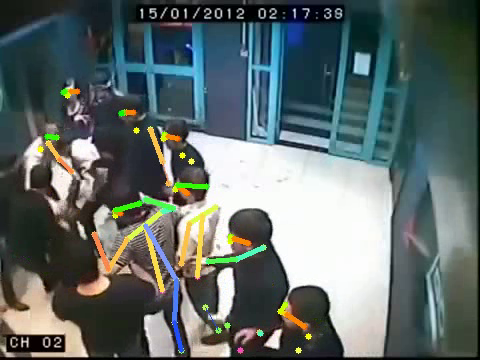
#> input picture frame 7 of src/notebooks/AlphaPose_fi004.mp4, 480 x 360 px, given in place of fi003.mp4, which was not available
$ jupyter execute --allow-errors find_the_fight_prototype_final_training.ipynb   (shell and % lines are left out)   (older library calls are emulated)   (text cells are left out)
#> lines starting #> are read from the running program, lines starting #| are printed output that depends on the picture
[cell 1]
EPOCHS = 10
BATCH_SIZE = 8
IMG_SHAPE = (299,299)
MAX_FRAMES = 10
# Datasets PATH
DATASETS_PATH = {
  "VIOLENCE_DETECTION_DATASET_PATH": "/content/drive/MyDrive/GraduationProject/new_datasets/dataset-for-automatic-violence-detection-in-videos",
  "SURVEILLANCE_DATASET_PATH": "/content/drive/MyDrive/GraduationProject/new_datasets/fight-detection-surv-dataset",
  "PELICULAS_DATASET_PATH": "/content/drive/MyDrive/GraduationProject/new_datasets/peliculas",
  "REAL_LIFE_VIOLENCE_DATASET_PATH": "/content/drive/MyDrive/GraduationProject/new_datasets/real-life-situations-dataset",
}

[cell 2]
import os
# from constants import MAX_FRAMES, IMG_SHAPE, DATASETS_PATH
from imutils import paths
import shutil
import pandas as pd
import numpy as np
import cv2

class Preprocessing:
  def __init__(self, dataset_path: str) -> None:
#> in load_video, frame is the input picture: shape (360, 480, 3); mean B, G, R 105.1, 106.8, 95.4
    self.dataset = None
    self.test_data = None
    self.train_data = None
    self.dataset_path = DATASETS_PATH[dataset_path]
    self.output_path = f"{self.dataset_path}/data"
    self.all_videos = None

  def crop_center_square(self, frame):
    y, x = frame.shape[0:2]
#> y = 360; x = 480
    min_dim = min(y, x)
#> min_dim = 360
    start_x = (x // 2) - (min_dim // 2)
#> start_x = 60
    start_y = (y // 2) - (min_dim // 2)
#> start_y = 0
    return frame[start_y : start_y + min_dim, start_x : start_x + min_dim]

  def load_video(self, path: str, class_subpath: str):
    temp_path = f"{self.dataset_path}/{class_subpath}/{path}"
    # print(f"video_path => {temp_path}")
    cap = cv2.VideoCapture(temp_path)
    video_frames = []

    try:
      while True:
        ret, frame = cap.read()

        if not ret:
          break

        # pick the center square from frame
        frame = self.crop_center_square(frame)

        # resize the frame for model input shape
        frame = cv2.resize(frame, IMG_SHAPE)
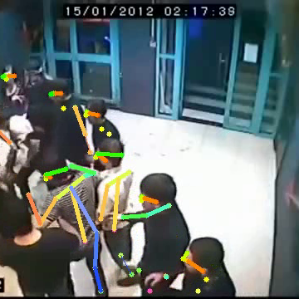
#> frame: shape (299, 299, 3); mean B, G, R 115.2, 115.2, 103.8
#| <class 'numpy.ndarray'>

        # Picking the frame in RGB format
        # frame = frame[:, :, [2, 1, 0]]

        video_frames.append(frame)

        if len(video_frames) == MAX_FRAMES:
          break
    finally:
        cap.release()

    return np.array(video_frames) #, video_frames

  # [32 lines left out: functions prepare_dataframe, move_videos, load_data, not called in this run]

[cell 3]
import copy
import numpy as np
import pandas as pd
from datetime import date
from tensorflow.keras import utils
# from preprocessing import Preprocessing
from tensorflow.keras.metrics import Recall
from tensorflow.keras.optimizers import Adam
from tensorflow.keras.models import Sequential
from sklearn.model_selection import train_test_split
# from constants import BATCH_SIZE, EPOCHS, MAX_FRAMES
from tensorflow.keras.callbacks import ModelCheckpoint
from tensorflow.keras.preprocessing.text import Tokenizer
from tensorflow.keras.applications.xception import Xception
from tensorflow.keras.layers import TimeDistributed, Flatten, Dense, Bidirectional, LSTM, Dropout, Reshape
# from livelossplot.inputs.keras import PlotLossesCallback
# from keras_attention import Attention

class HumanViolenceDetector:
  def __init__(self) -> None:
    self.model = Sequential()
    self.preprocessing = Preprocessing(dataset_path="REAL_LIFE_VIOLENCE_DATASET_PATH")
    self.preprocessing.load_data()
    self.label_vocabulary = None

  # [93 lines left out: functions prepare_and_create_xception, create, load_frames_from_videos, prepare_data, run, not called in this run]

#> (a cell that did not finish here is left out)

#> (a cell that did not finish here is left out)

#> (a cell that did not finish here is left out)

[cell 7]
import matplotlib.pyplot as plt
import numpy as np

def img_is_color(img):

    if len(img.shape) == 3:
        # Check the color channels to see if they're all the same.
        c1, c2, c3 = img[:, : , 0], img[:, :, 1], img[:, :, 2]
        if (c1 == c2).all() and (c2 == c3).all():
            return True

    return False

def show_image_list(list_images, list_titles=None, list_cmaps=None, grid=True, num_cols=2, figsize=(20, 10), title_fontsize=30):
    '''
    Shows a grid of images, where each image is a Numpy array. The images can be either
    RGB or grayscale.

    Parameters:
    ----------
    images: list
        List of the images to be displayed.
    list_titles: list or None
        Optional list of titles to be shown for each image.
    list_cmaps: list or None
        Optional list of cmap values for each image. If None, then cmap will be
        automatically inferred.
    grid: boolean
        If True, show a grid over each image
    num_cols: int
        Number of columns to show.
    figsize: tuple of width, height
        Value to be passed to pyplot.figure()
    title_fontsize: int
        Value to be passed to set_title().
    '''
#> called with grid = False, num_cols = 5, figsize = (20, 10), title_fontsize = 20

    assert isinstance(list_images, list)
    assert len(list_images) > 0
    assert isinstance(list_images[0], np.ndarray)

    if list_titles is not None:
        assert isinstance(list_titles, list)
        assert len(list_images) == len(list_titles), '%d imgs != %d titles' % (len(list_images), len(list_titles))

    if list_cmaps is not None:
        assert isinstance(list_cmaps, list)
        assert len(list_images) == len(list_cmaps), '%d imgs != %d cmaps' % (len(list_images), len(list_cmaps))

    num_images  = len(list_images)
#> num_images = 10
    num_cols    = min(num_images, num_cols)
#> num_cols = 5
    num_rows    = int(num_images / num_cols) + (1 if num_images % num_cols != 0 else 0)
#> num_rows = 2

    # Create a grid of subplots.
    fig, axes = plt.subplots(num_rows, num_cols, figsize=figsize)

    # Create list of axes for easy iteration.
    if isinstance(axes, np.ndarray):
        list_axes = list(axes.flat)
#> list_axes = 10 items
    else:
        list_axes = [axes]

    for i in range(num_images):

        img    = list_images[i]
        title  = list_titles[i] if list_titles is not None else 'Image %d' % (i)
        cmap   = list_cmaps[i] if list_cmaps is not None else (None if img_is_color(img) else 'gray')

        list_axes[i].imshow(img, cmap=cmap)
        list_axes[i].set_title(title, fontsize=title_fontsize)
        list_axes[i].grid(grid)
#> this loop made 10 passes
#> pass 1, in img_is_color, `c1, c2, c3 = img[:, : , 0], img[:, :, 1], img[:, :, 2]`:
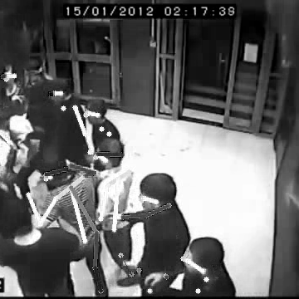
#> c3: shape (299, 299); min 0, max 255, mean 103.8
#> after the loop:
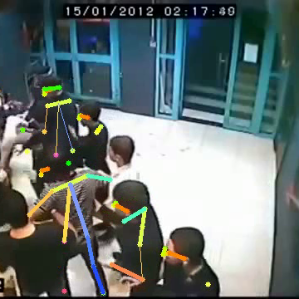
#> img: shape (299, 299, 3); mean of channels 0, 1, 2 114.3, 115.4, 103.6; drawn as B, G, R

    for i in range(num_images, len(list_axes)):
        list_axes[i].set_visible(False)
#> this loop made 0 passes

    fig.tight_layout()
    _ = plt.show()

[cell 8]
import cv2
import numpy as np

def PM_anisotropic_diffusion(image, iterations, delta, kappa):
    # Convert the input image to grayscale
#> called with iterations = 20, delta = 0.2, kappa = 0.2
    gray = cv2.cvtColor(image, cv2.COLOR_BGR2GRAY)

    # Initialize the diffusion tensor
    D = np.ones(gray.shape, dtype=np.float32)

    for i in range(iterations):
        # Compute the gradient of the grayscale image
        grad = cv2.Sobel(gray, cv2.CV_32F, 1, 1)

        # Compute the magnitude and direction of the gradient
        mag = np.abs(grad)
        direction = np.sign(grad)

        # Compute the diffusion tensor
        Dxx = cv2.Sobel(D, cv2.CV_32F, 2, 0)
        Dyy = cv2.Sobel(D, cv2.CV_32F, 0, 2)
        Dxy = cv2.Sobel(D, cv2.CV_32F, 1, 1)
        D = (1 / (1 + ((mag * kappa) / delta)**2)) * \
            (D + delta**2 * (Dxx*direction[0]**2 + 2*Dxy*direction[0]*direction[1] + Dyy*direction[1]**2))

        # Apply the diffusion tensor to the image
        gray = gray + 0.25 * D * (cv2.Laplacian(gray, cv2.CV_32F))
#> this loop made 20 passes
#> pass 1, in PM_anisotropic_diffusion, `direction = np.sign(grad)`:
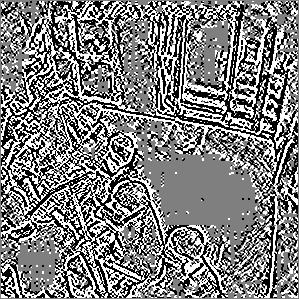
#> direction: shape (299, 299) float32; min -1, max 1, mean 0.00085; drawn with min black and max white
#> after the loop:
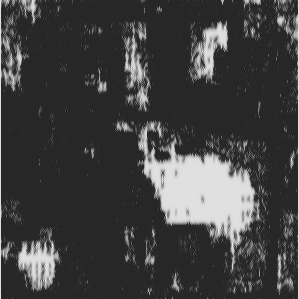
#> D: shape (299, 299) float32; min -0.213, max 1.17, mean 0.143; drawn with min black and max white
#> after the loop:
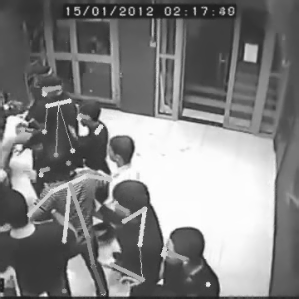
#> gray: shape (299, 299) float32; min -35.73, max 255, mean 111.7; drawn with min black and max white

    # Convert the output image back to color
    output = cv2.cvtColor(gray.astype(np.uint8), cv2.COLOR_GRAY2BGR)

    return output

[cell 9]
pp_images = Preprocessing(dataset_path="SURVEILLANCE_DATASET_PATH")
frames = pp_images.load_video(path="fi003.mp4", class_subpath="violence")
# [4 lines of commented-out code are left out]
#> (the rest of this cell did not finish here and is left out)

[cell 10]
print(type(frames))

[cell 11]
show_image_list(list_images=list(frames),
                num_cols=5,
                figsize=(20, 10),
                grid=False,
                title_fontsize=20)

[cell 12]
gray = cv2.cvtColor(frames[9], cv2.COLOR_BGR2GRAY)
blur_pm = PM_anisotropic_diffusion(frames[9], 20, 0.20, 0.2)
blur = cv2.GaussianBlur(gray, (5, 5), 0)
unsharp = cv2.addWeighted(gray, 2.0, blur, -1.0, 1)
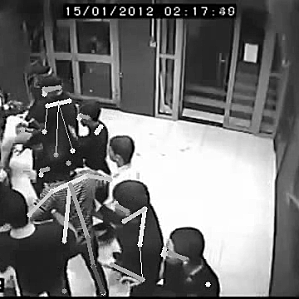
#> unsharp: shape (299, 299); min 0, max 255, mean 112.8

show_image_list(list_images=[ gray, blur_pm, blur, unsharp ],
                list_titles=['Gray', 'Malik', 'Gaussian Blur', 'Sharpened'],
                num_cols=4,
                figsize=(20, 10),
                grid=False,
                title_fontsize=20)

[cell 13]
print(os.path.exists('/content/pose_iter_584000.caffemodel'))

[cell 14]
proto_file = '/content/pose_deploy.prototxt'
model_file = '/content/pose/body_25/pose_iter_584000.caffemodel'

#> (the rest of this cell did not finish here and is left out)

[cell 15]
import cv2
import numpy as np
from google.colab.patches import cv2_imshow

# Load image
# img = cv2.imread('path/to/image.jpg')
img = frames[3]

cv2_imshow(img)
# Convert to grayscale
gray = cv2.cvtColor(img, cv2.COLOR_BGR2GRAY)

[cell 16]
# Apply Gaussian blur
blur = cv2.GaussianBlur(gray, (5, 5), 0)

# Apply unsharp masking
unsharp = cv2.addWeighted(gray, 2.0, blur, -1.0, 1)

# Display results
cv2_imshow(gray) # 'Original'
cv2_imshow(unsharp) # 'Unsharp'

[cell 17]
# Apply the Laplacian filter to the grayscale image
laplacian = cv2.Laplacian(gray, cv2.CV_64FC4)
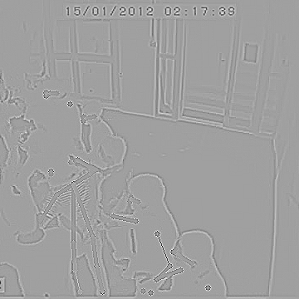
#> laplacian: shape (299, 299) float64; min -498, max 295, mean 0; drawn with min black and max white

# Convert the Laplacian result back to uint8
sharp = cv2.convertScaleAbs(laplacian)
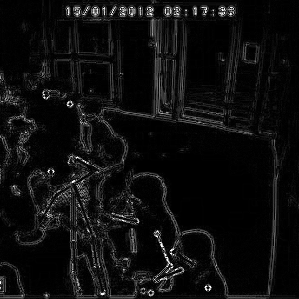
#> sharp: shape (299, 299); min 0, max 255, mean 14.3

# Display results
cv2_imshow(gray) # 'Original'
cv2_imshow(sharp) # 'Unsharp'

[cell 18]
# Apply contrast stretching
clahe = cv2.createCLAHE(clipLimit=2.0, tileGridSize=(8,8))
cl = clahe.apply(gray)

# Display the original and enhanced images
cv2_imshow(img) # 'Original'
cv2_imshow(cl) # 'Enhanced'

[cell 19]
# Blur the grayscale image
blur = cv2.GaussianBlur(gray, (5, 5), 0)

# Subtract the blurred image from the grayscale image
sharpened = cv2.addWeighted(gray, 1.5, blur, -0.5, 0)

# Display results
cv2_imshow(gray) # 'Original'
cv2_imshow(sharpened) # 'Unsharp'

[cell 20]
# Apply Non-Local Means Denoising algorithm
denoised_img = cv2.fastNlMeansDenoisingColored(img, None, 10, 10, 7, 21)
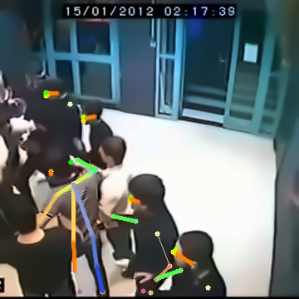
#> denoised_img: shape (299, 299, 3); mean of channels 0, 1, 2 114.6, 112.9, 102.2; drawn as B, G, R

cv2_imshow(img) # 'Original'
cv2_imshow(denoised_img) # 'Unsharp'

$ run again, starting later in the video
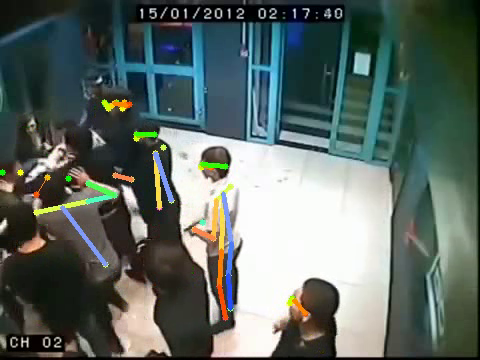
#> input picture frame 35 of src/notebooks/AlphaPose_fi004.mp4, 480 x 360 px, given in place of fi003.mp4, which was not available
#> in load_video, frame is the input picture: shape (360, 480, 3); mean B, G, R 100.2, 105.7, 93.8
#> frame: shape (299, 299, 3)
#| <class 'numpy.ndarray'>
#> num_images = 10
#> num_cols = 5
#> num_rows = 2
#> list_axes = 10 items
#> `unsharp = cv2.addWeighted(gray, 2.0, blur, -1.0, 1)`:
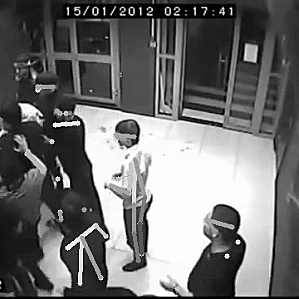
#> unsharp: shape (299, 299); min 0, max 255, mean 112
#> `denoised_img = cv2.fastNlMeansDenoisingColored(img, None, 10, 10, 7, 21)`:
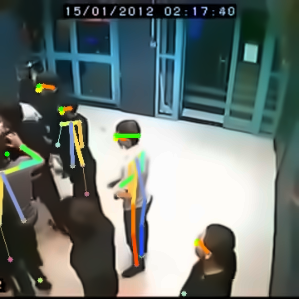
#> denoised_img: shape (299, 299, 3); mean of channels 0, 1, 2 114, 118.2, 107.2; drawn as B, G, R

$ run again, starting later in the video
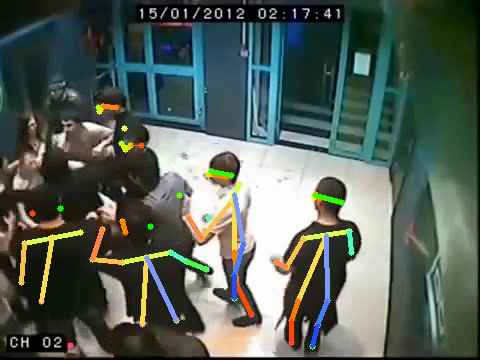
#> input picture frame 62 of src/notebooks/AlphaPose_fi004.mp4, 480 x 360 px, given in place of fi003.mp4, which was not available
#> in load_video, frame is the input picture: shape (360, 480, 3); mean B, G, R 88.2, 96.9, 85.6
#> frame: shape (299, 299, 3)
#| <class 'numpy.ndarray'>
#> num_images = 10
#> num_cols = 5
#> num_rows = 2
#> list_axes = 10 items
#> `denoised_img = cv2.fastNlMeansDenoisingColored(img, None, 10, 10, 7, 21)`:
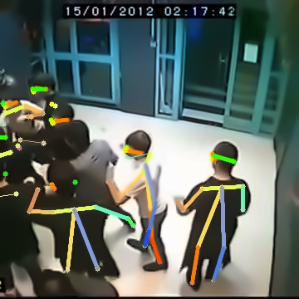
#> denoised_img: shape (299, 299, 3); mean of channels 0, 1, 2 97.7, 105, 93.9; drawn as B, G, R
